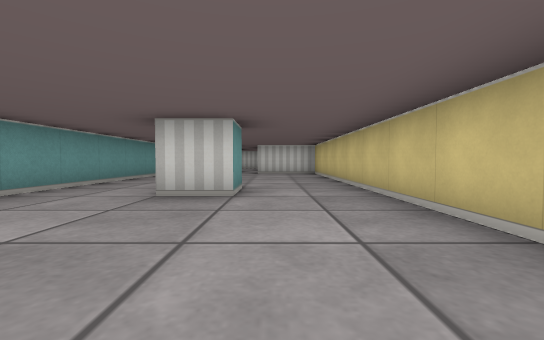
view 1 (above)

18 first-person views from a walk through a cub3D maze. The camera is about half as high as the walls, tilts 2° down and sees 90° across. The floor is counted in squares. Each view is taken from the middle of a square. On the plan, view 1 faces up. The plan holds only what a view shows up to about 9 squares ahead; the rest is blank.

view 2
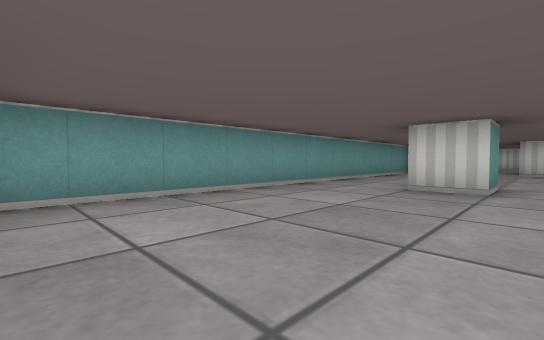

view 3
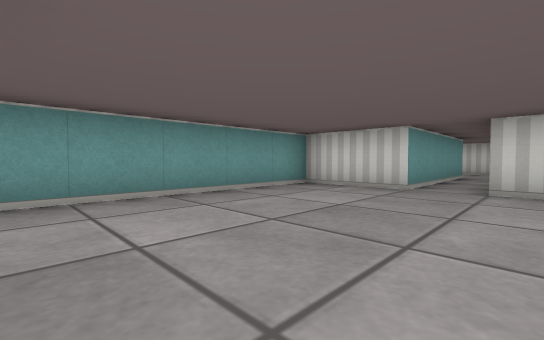

view 4
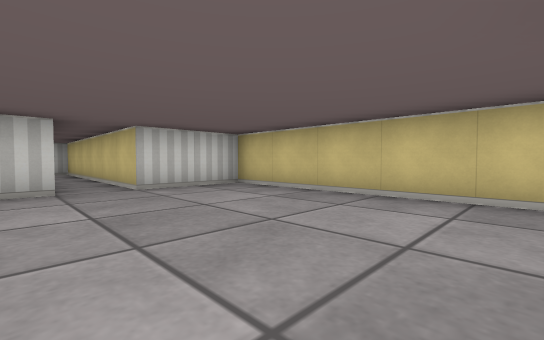

view 5
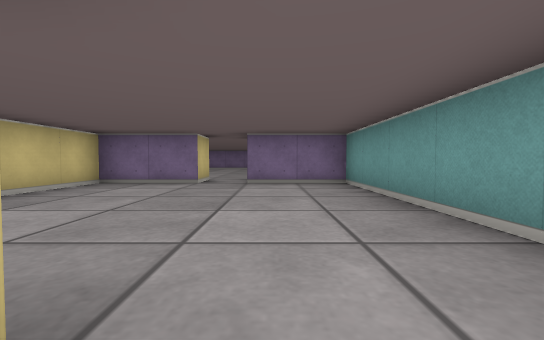

view 6
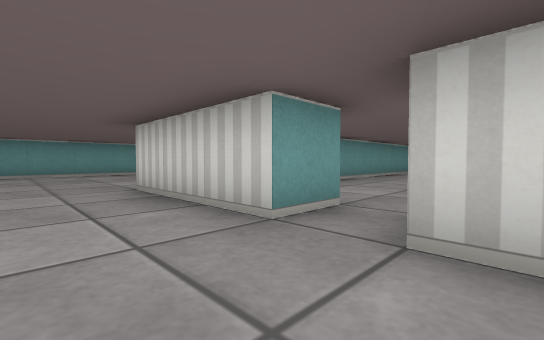

view 7
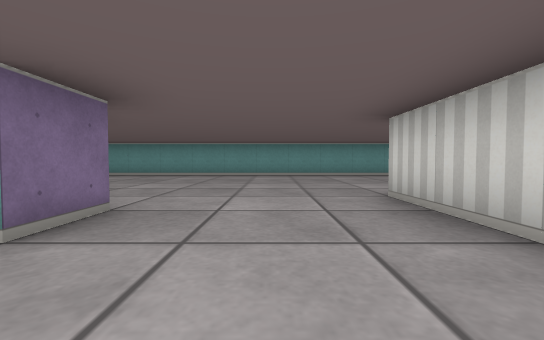

view 8
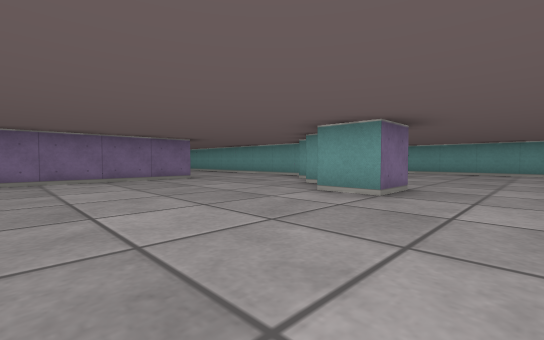

view 9
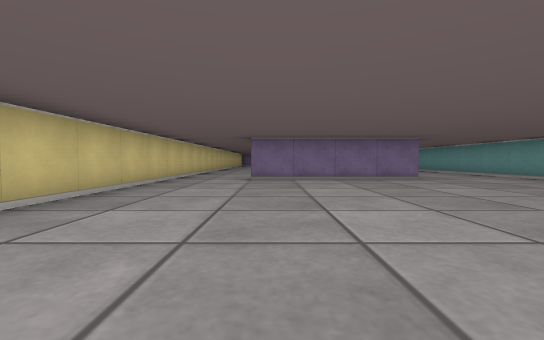

view 10
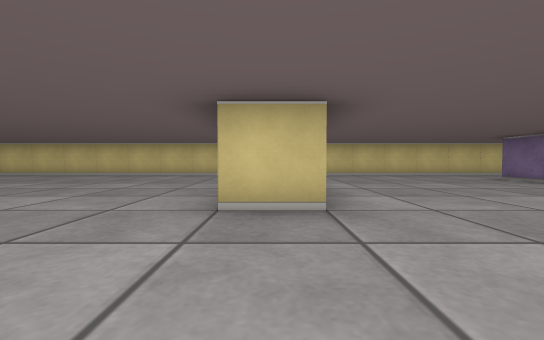

view 11
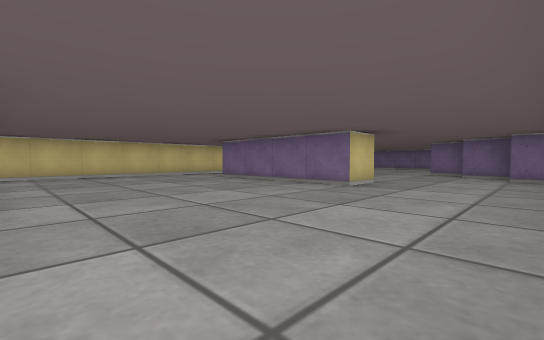

view 12
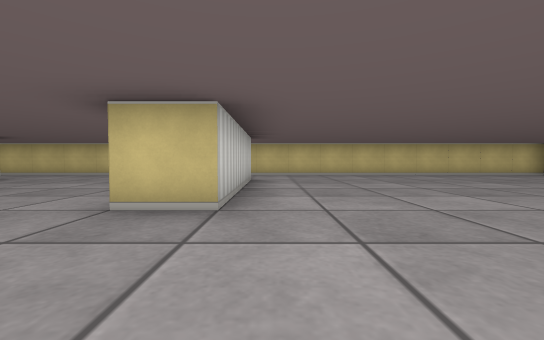

view 13
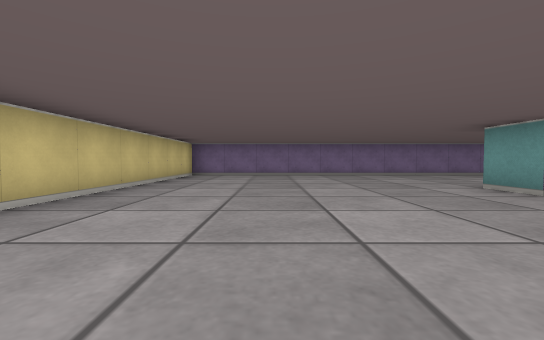

view 14
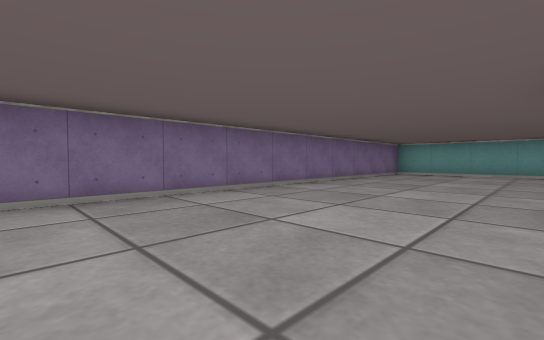

view 15
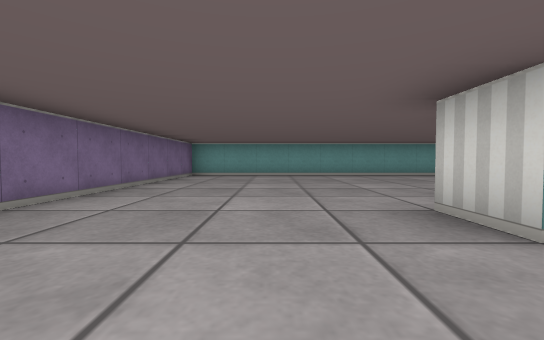

view 16
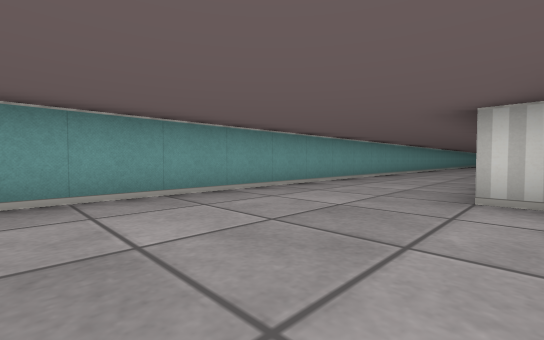

view 17
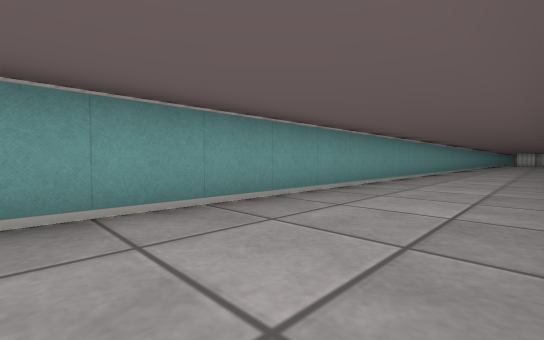

view 18
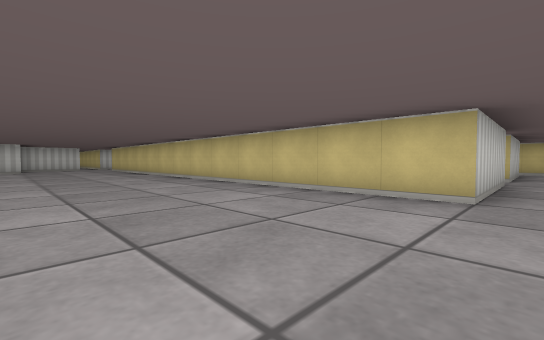

### Floor plan
Ten units are one square. View 1 is at (0, 0); x grows to the right and y downward. Boxes are objects, and circles mark ways between rooms. Rooms are numbered by the first view taken in them; rooms with no view inside come last. Other rooms are left out.
<svg viewBox="-100 -160 140 430">
<path fill="none" stroke="#000" d="M-5 -45 -5 -35 -15 -35M-5 15 15 15 15 -95 -5 -95 -5 -155 -19 -155M-15 -135 -15 -95 -35 -95 -35 15 -15 15M-25 116 -25 105 15 105M-55 92 -55 130M-36 55 -25 55 -25 65M12 175 -25 175 -25 165 15 165M-51 195 -45 195M-59 195 -65 195M-45 205 -35 205M-15 15 -15 25 -45 25 -45 -62M-34 215 -25 215 -25 225 -35 225M25 25 -5 25 -5 15M-95 2 -95 265 35 265 35 24"/>
<circle cx="-10" cy="20" r="3" fill="#2a7"/>
<text x="-10" y="-50">1</text>
<text x="-40" y="110">2</text>
</svg>
Room 1 opens to room 2.

Where each view was taken, in squares from view 1:
view 1: 0 up, 0 right, facing up
view 2: 1 down, 0 right, facing up-left
view 3: 5 up, 0 right, facing up-left
view 4: 5 up, 2 left, facing up-right
view 5: 4 up, 2 left, facing down
view 6: 4 down, 0 right, facing up-left
view 7: 4 down, 1 left, facing left
view 8: 4 down, 1 right, facing down-left
view 9: 4 down, 1 right, facing down
view 10: 11 down, 5 left, facing right
view 11: 12 down, 5 left, facing down-right
view 12: 18 down, 5 left, facing right
view 13: 18 down, 1 right, facing down
view 14: 23 down, 0 right, facing down-left
view 15: 24 down, 1 left, facing left
view 16: 23 down, 6 left, facing up-left
view 17: 19 down, 7 left, facing up-left
view 18: 3 down, 8 left, facing up-right
